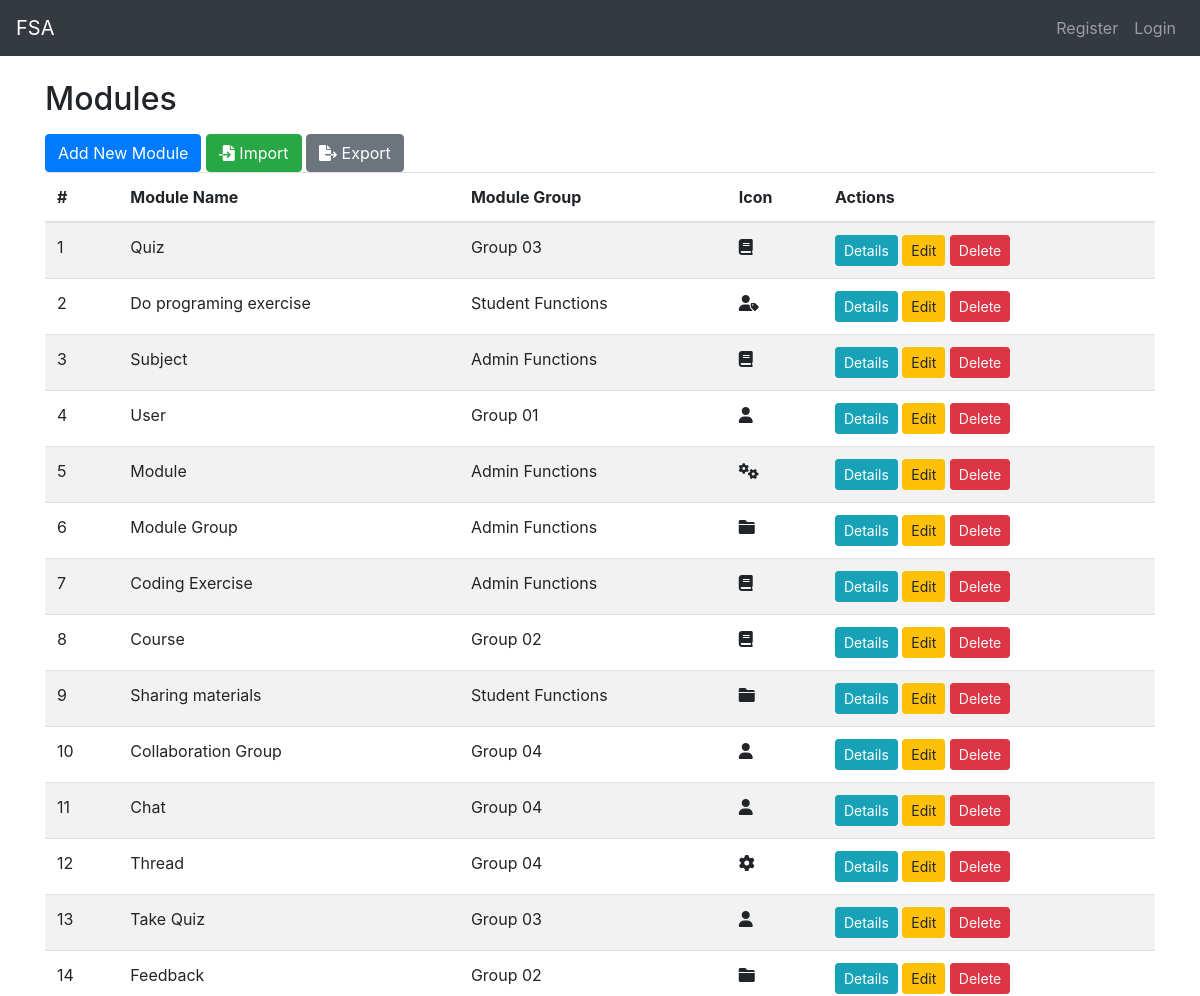
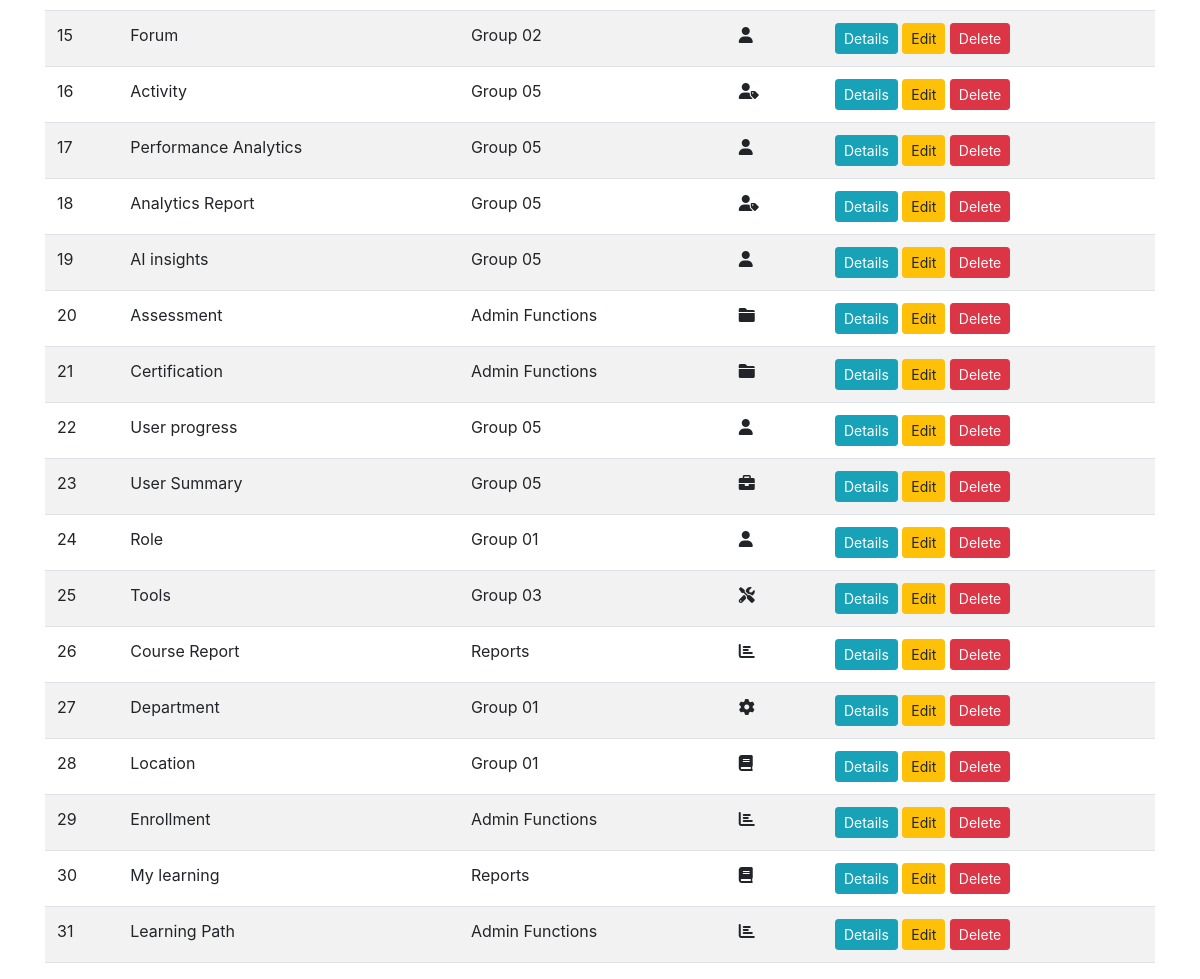
The app's page /module_group/modules/ with its own data (2 pictures, top to bottom).
### module_group/models.py (models this page shows, shortened)
class Module(models.Model):
    module_name = models.CharField(max_length=255)
    module_url = models.CharField(max_length=255)
    icon = models.CharField(max_length=255, blank=True, null=True)
    module_group = models.ForeignKey(ModuleGroup, related_name='modules', on_delete=models.CASCADE)

class ModuleGroup(models.Model):
    group_name = models.CharField(max_length=255)
    def __str__(self):
        return self.group_name

### module_group/views.py (the view)
# urls.py: path('modules/', views.module_list, name='module_list'),
def module_list(request):
    module_groups = ModuleGroup.objects.all()
    modules = Module.objects.all()
    form = ExcelImportForm()
    return render(request, 'module_list.html', {'module_groups': module_groups,'modules': modules, 'form': form})

### module_group/templates/module_list.html (shortened to what this page needs)
{% extends "base.html" %}
{% load static %}
{% block content %}
<div class="container mt-4">
    <h2>Modules</h2>
    <div class="mt-3">
        <a href="{% url 'module_group:module_add' %}" class="btn btn-primary">Add New Module</a>
        <button class="btn btn-success" title="Import Modules from Excel" data-toggle="modal" data-target="#importModal" data-toggle="tooltip">
            <i class="fas fa-file-import"></i> Import
        </button>
        <a href="{% url 'module_group:export_modules' %}" class="btn btn-secondary" title="Export Modules to Excel" data-toggle="tooltip">
            <i class="fas fa-file-export"></i> Export
        </a>
    </div>
    <table class="table table-striped">
        <thead>
            <tr>
                <th>#</th>
                <th>Module Name</th>
                <th>Module Group</th>
                <th>Icon</th>
                <th>Actions</th>
            </tr>
        </thead>
        <tbody>
            {% for module in modules %}
            <tr>
                <td>{{ forloop.counter }}</td>
                <td>{{ module.module_name }}</td>
                <td>{{ module.module_group }}</td>
                <td><i class="{{ module.icon }}"></i></td>
                <td>
                    <a href="{% url 'module_group:module_detail' module.pk %}" class="btn btn-info btn-sm">Details</a>
                    <a href="{% url 'module_group:module_edit' module.pk %}" class="btn btn-warning btn-sm">Edit</a>
                    <a href="{% url 'module_group:module_delete' module.pk %}" class="btn btn-danger btn-sm">Delete</a>
                </td>
            </tr>
            {% endfor %}
        </tbody>
    </table>
</div>
{% endblock %}

### records on screen
Module: module_name "Quiz", module_group "Group 03"
Module: module_name "Do programing exercise", module_group "Student Functions"
Module: module_name "Subject", module_group "Admin Functions"
Module: module_name "User", module_group "Group 01"
Module: module_name "Module", module_group "Admin Functions"
Module: module_name "Module Group", module_group "Admin Functions"
Module: module_name "Coding Exercise", module_group "Admin Functions"
Module: module_name "Course", module_group "Group 02"
Module: module_name "Sharing materials", module_group "Student Functions"
Module: module_name "Collaboration Group", module_group "Group 04"
Module: module_name "Chat", module_group "Group 04"
Module: module_name "Thread", module_group "Group 04"
Module: module_name "Take Quiz", module_group "Group 03"
Module: module_name "Feedback", module_group "Group 02"
Module: module_name "Forum", module_group "Group 02"
Module: module_name "Activity", module_group "Group 05"
Module: module_name "Performance Analytics", module_group "Group 05"
Module: module_name "Analytics Report", module_group "Group 05"
Module: module_name "AI insights", module_group "Group 05"
Module: module_name "Assessment", module_group "Admin Functions"
Module: module_name "Certification", module_group "Admin Functions"
Module: module_name "User progress", module_group "Group 05"
Module: module_name "User Summary", module_group "Group 05"
Module: module_name "Role", module_group "Group 01"
Module: module_name "Tools", module_group "Group 03"
Module: module_name "Course Report", module_group "Reports"
Module: module_name "Department", module_group "Group 01"
Module: module_name "Location", module_group "Group 01"
Module: module_name "Enrollment", module_group "Admin Functions"
Module: module_name "My learning", module_group "Reports"
Module: module_name "Learning Path", module_group "Admin Functions"
